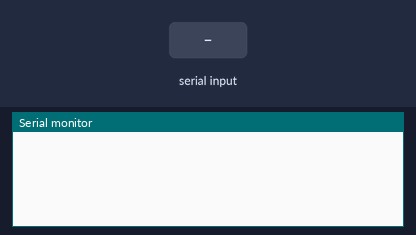
Simulated run of this sketch. Board: Arduino Mega 2560, built with avr-gcc and run on an emulated ATmega2560. Parts: the last lines printed to the serial monitor. The test bench sets the inputs (shaded band).

Above: at 1.2 s.
1.3 s: "A90\n" received over Serial
At 2.0 s:
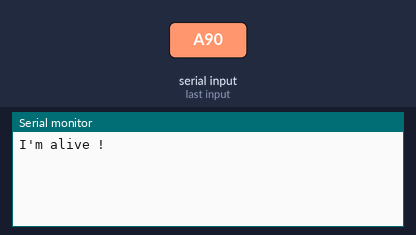
2.8 s: byte 63 ('?') received over Serial
At 3.7 s:
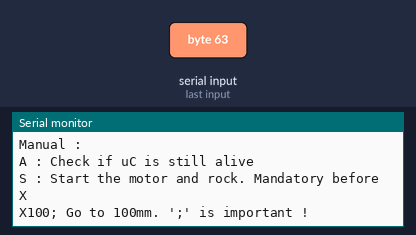
4.3 s: "P;45\n" received over Serial
At 5.4 s:
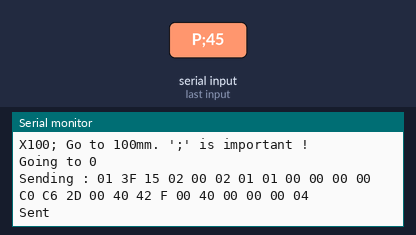
5.8 s: "S90\n" received over Serial
At 7.1 s:
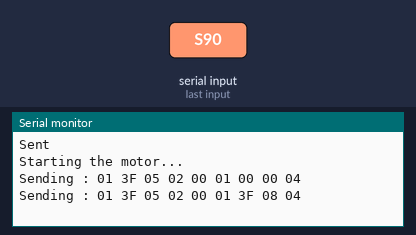

Measured:
- after the input at 1.3 s, the serial monitor: prints a new line at once (image 1)
- after the input at 2.8 s, the serial monitor: prints a new line at once (image 2)
- after the input at 4.3 s, the serial monitor: prints a new line at once (image 3)
- after the input at 5.8 s, the serial monitor: prints a new line at once (image 4)

The sketch:

CodeGuitareElec.ino
```cpp
// Serial1 is the LinMot

int LINMOT_BAUDRATE = 57600;
int USB_SERIAL_BAUDRATE = 57600;
int count = 0;


long globalPosition = 0;
long MAX_LINMOT_POSITION = 5400000;

int getCount(){
    count = (count+1)%15;
    return count;
}

long getSerialInteger(){
    long serialdata = 0;
    byte inbyte = '0';
    boolean isNegative = false;

    while (inbyte != ';')
    {
      inbyte = Serial.read();
      if(    inbyte == '0'
          || inbyte == '1'
          || inbyte == '2'
          || inbyte == '3'
          || inbyte == '4'
          || inbyte == '5'
          || inbyte == '6'
          || inbyte == '7'
          || inbyte == '8'
          || inbyte == '9'
          || inbyte == ';'
          || inbyte == '-'
          ){
        if (inbyte > 0 && inbyte != ';')
        {
          if(inbyte == '-'){isNegative = true;}
          else{serialdata = serialdata * 10 + inbyte - '0';}
        }
      }
    }
    inbyte = 0;
    if(isNegative){
      return -serialdata;
    }
    else{
      return serialdata;
    }
}


void linMotSimpleWrite(int* buffer, int length){
	Serial.print("Sending : ");
    for(int i=0; i<length;i++){
        if(buffer[i]< 0x0f){
            Serial.print(0x0, HEX);
        }
        Serial.print(buffer[i], HEX);
        Serial.print(' ');
        Serial1.write(buffer[i]);
        delay(1);
    }
     Serial.println(' ');
	//Serial.write((uint8_t*)buffer, length);

}

int linMotWriteWithAnswer(int* buffer, int length){
	Serial.print("Sending : ");
	Serial.write((uint8_t*)buffer, length);
	Serial1.write((uint8_t*)buffer, length);
	int receivedAnswer = 0;
  while(Serial1.available()) {
    receivedAnswer = receivedAnswer & Serial1.read();
    receivedAnswer = receivedAnswer << 1;
  }
  return receivedAnswer;
}

void linMotStart(){
    int data[] = {0x01, 0x3f, 0x05, 0x02, 0x00, 0x01, 0x00, 0x00, 0x04};
    linMotSimpleWrite(data, 9);
}
void linMotHomingOn(){
    int data[] = {0x01, 0x3f, 0x05, 0x02, 0x00, 0x01, 0x3f, 0x08, 0x04};
    linMotSimpleWrite(data, 9);
}

void linMotHomingOff(){
    int data[] = {0x01, 0x3f, 0x05, 0x02, 0x00, 0x01, 0x3f, 0x00, 0x04};
    linMotSimpleWrite(data, 9);
}

void linMotStartProcedure(){
  linMotStart();
  delay(100);
  linMotHomingOn();
  delay(5000);
  linMotHomingOff();
  Serial.println("Homing Off done");
}


void linMotGoToPos(long pos, long velo, long acc, long dec)
{
    int data[25];

    int lowp = pos & 0x000000ff;
    int middlelowp = (pos & 0x0000ff00) >> 8;
    int middlehighp = (pos & 0x00ff0000) >> 16;
    int highp = (pos & 0xff000000) >> 24;

    int lowv = velo & 0x000000ff;
    int middlelowv = (velo & 0x0000ff00) >> 8;
    int middlehighv = (velo & 0x00ff0000) >> 16;
    int highv = (velo & 0xff000000) >> 24;

    int lowa = acc & 0x000000ff;
    int middlelowa = (acc & 0x0000ff00) >> 8;
    int middlehigha = (acc & 0x00ff0000) >> 16;
    int higha = (acc & 0xff000000) >> 24;

    int lowd = dec & 0x000000ff;
    int middlelowd = (pos & 0x0000ff00) >> 8;
    int middlehighd = (pos & 0x00ff0000) >> 16;
    int highd = (pos & 0xff000000) >> 24;

    data[0] = 0x01;
    data[1] = 0x3f;
    data[2] = 0x15; //Length
    data[3]= 0x02;
    data[4] = 0x00; //Command ID
    data[5] = 0x02;
    data[6] = getCount(); // Message Sub ID - Count
    data[7] = 0x01; //Message Main ID
    data[8]=lowp;
    data[9]=middlelowp;
    data[10]=middlehighp;
    data[11]=highp;
    data[12]=lowv;
    data[13]=middlelowv;
    data[14]=middlehighv;
    data[15]=highv;
    data[16]=lowa;
    data[17]=middlelowa;
    data[18]=middlehigha;
    data[19]=higha;
    data[20]=lowd;
    data[21]=middlelowd;
    data[22]=middlehighd;
    data[23]=highd;
    data[24] = 0x04; //End
    linMotSimpleWrite(data, 25);
}


void linMotGoToPos(long pos){
  linMotGoToPos(pos, 3000000, 1000000, 1000000);
}

void linMotGoToPosMM(long posInMM){
  linMotGoToPos(posInMM*10000, 3000000, 1000000, 1000000);
}


void setup(){
    Serial1.begin(57600);
    Serial.begin(57600);
}

void loop(){
 if (Serial.available()) {
    char ch = Serial.read();
    if(ch=='?'){
      Serial.println("Manual : ");
      Serial.println("A : Check if uC is still alive");
      Serial.println("S : Start the motor and rock. Mandatory before X");
      Serial.println("X100; Go to 100mm. ';' is important !");
    }
    if(ch=='A'){
      Serial.println("I'm alive !");
    }
    if(ch=='P'){
      long pos = getSerialInteger();
      Serial.print("Going to ");
      Serial.println(pos);
      linMotGoToPos(pos);
      Serial.println("Sent");
    }
    if(ch=='X'){
      long pos = getSerialInteger();
      Serial.print("Going to ");
      Serial.println(pos);
      linMotGoToPosMM(pos);
      Serial.println("Sent");
    }
    if(ch=='S'){
      Serial.println("Starting the motor...");
      linMotStartProcedure();
      Serial.println("Motor Ready");
    }
  }

}
```
